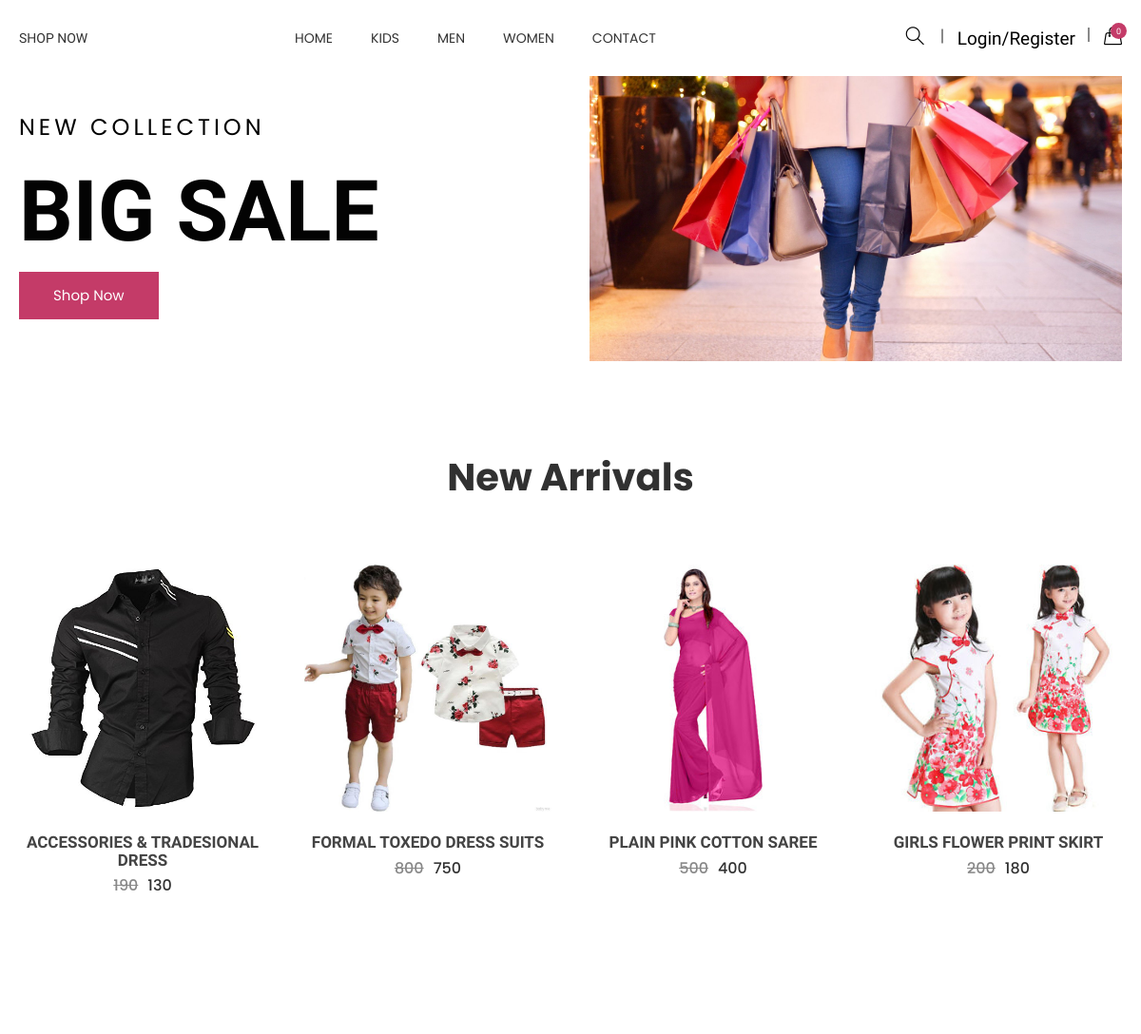
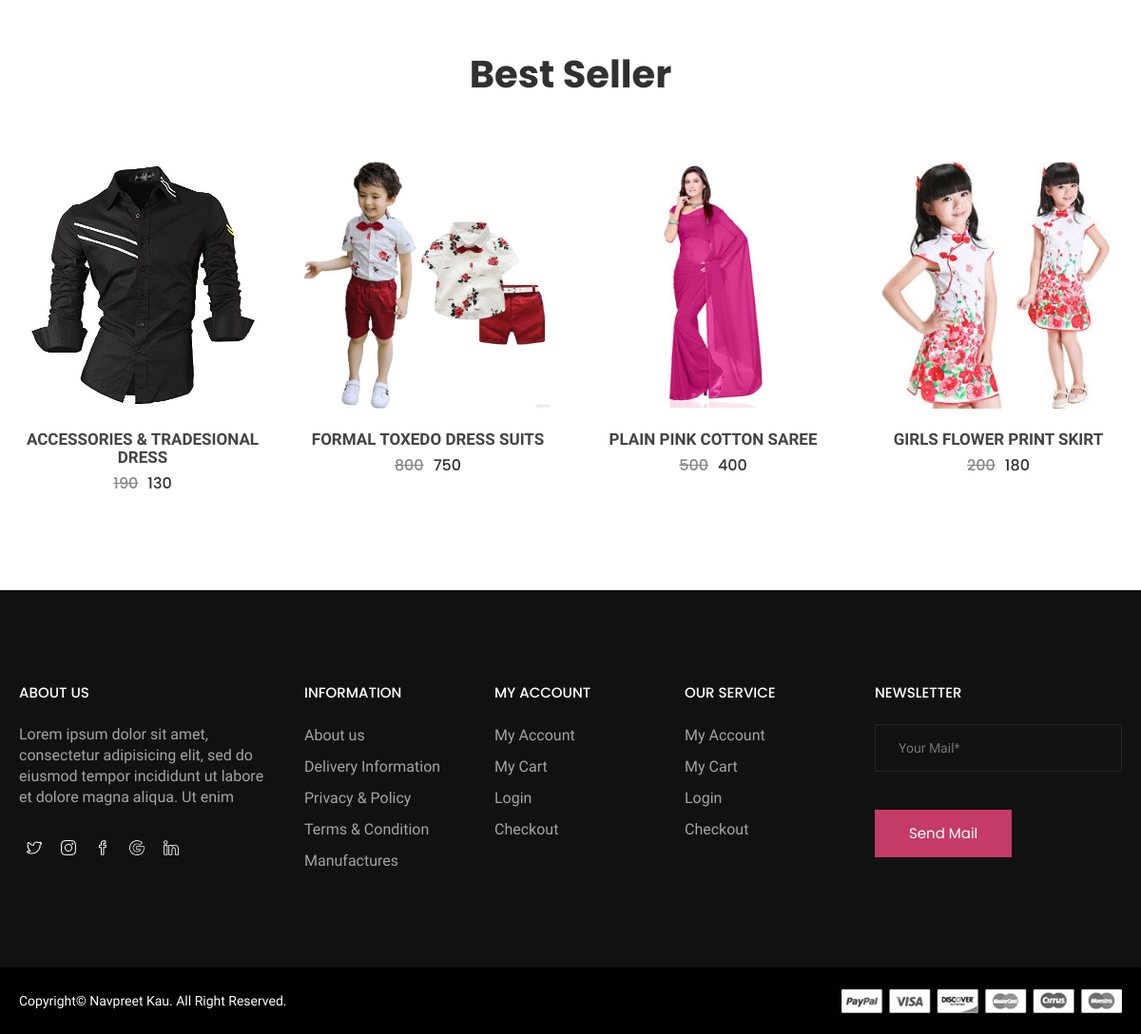
The page / on the database its author committed (2 pictures, top to bottom).
### tables this page shows
CREATE TABLE `categories` (
  `id` int(11) NOT NULL,
  `cat_name` varchar(255) NOT NULL,
  `status` tinyint(4) NOT NULL
);

CREATE TABLE `product` (
  `id` int(11) NOT NULL,
  `cat_id` int(11) NOT NULL,
  `product_name` varchar(255) NOT NULL,
  `product_image` varchar(255) NOT NULL,
  `mrp` float NOT NULL,
  `price` float NOT NULL,
  `qty` int(11) NOT NULL,
  `short_descr` varchar(2000) NOT NULL,
  `descr` text NOT NULL,
  `meta_keyword` varchar(2000) NOT NULL,
  `meta_descr` text NOT NULL,
  `meta_title` varchar(2000) NOT NULL,
  `status` tinyint(4) NOT NULL
);

### add_to_cart.inc.php (called while the page is built, shortened)
<?php
class add_to_cart{
	function totalProduct(){
		if(isset($_SESSION['cart'])){
			return count($_SESSION['cart']);
		}else{
			return 0;
		}
	}
}
?>

### functions.inc.php (called while the page is built, shortened)
<?php
function get_product($con,$limit='',$cat_id='',$product_id='',$search_str='',$sort_order=''){
	$sql="select product.*,categories.cat_name from product,categories where product.status=1 ";
	$sql.=" and product.cat_id=categories.id ";
	if($sort_order!=''){
		$sql.=$sort_order;
	}else{
		$sql.=" order by product.id desc ";
	}
	if($limit!=''){
		$sql.=" limit $limit";
	}
	$res=mysqli_query($con,$sql);
	$data=array();
	while($row=mysqli_fetch_assoc($res)){
		$data[]=$row;
	}
	return $data;
}
?>

### index.php (the view, shortened to what this page needs)
<?php require('top.php')?>
        <div class="slider__container slider--one bg__cat--3">
            <div class="slide__container slider__activation__wrap owl-carousel">
                <div class="single__slide animation__style01 slider__fixed--height">
                    <div class="container">
                        <div class="row align-items__center">
                            <div class="col-md-7 col-sm-7 col-xs-12 col-lg-6">
                                <div class="slide">
                                    <div class="slider__inner">
                                        <h2>New Collection </h2>
                                        <h1>Big Sale</h1>
                                        <div class="cr__btn">
                                            <a href="#new-arrival" id="shop-now">Shop Now</a>
                                        </div>
                                    </div>
                                </div>
                            </div>
                            <div class="col-lg-6 col-sm-5 col-xs-12 col-md-5">
                                <div class="slide__thumb">
                                    <img src="images/slider/shopping.jpg" alt="slider images">
                                </div>
                            </div>
                        </div>
                    </div>
                </div>
            </div>
        </div>
        <section class="htc__category__area ptb--100" id="new-arrival">
            <div class="container">
                <div class="row">
                    <div class="col-xs-12">
                        <div class="section__title--2 text-center">
                            <h2 class="title__line">New Arrivals</h2>
                        </div>
                    </div>
                </div>
                <div class="htc__product__container">
                    <div class="row">
                        <div class="product__list clearfix mt--30">
							<?php
							$get_product=get_product($con,4);
							foreach($get_product as $list){
							?>
                            <div class="col-md-4 col-lg-3 col-sm-4 col-xs-12">
                                <div class="category">
                                    <div class="ht__cat__thumb">
                                        <a href="product.php?id=<?php echo $list['id']?>">
                                            <img src="<?php echo PRODUCT_IMAGE_SITE_PATH.$list['product_image']?>" alt="product images">
                                        </a>
                                    </div>
                                    <div class="fr__hover__info">
										<ul class="product__action">
										</ul>
									</div>
                                    <div class="fr__product__inner">
                                        <h4><a href="product.php?id=<?php echo $list['id']?>"><?php echo $list['product_name']?></a></h4>
                                        <ul class="fr__pro__prize">
                                            <li class="old__prize"><del><?php echo $list['mrp']?></del></li>
                                            <li><?php echo $list['price']?></li>
                                        </ul>
                                    </div>
                                </div>
                            </div>
							<?php } ?>
                        </div>
                    </div>
                </div>
            </div>
        </section>
        <section class="ftr__product__area ptb--100">
            <div class="container">
                <div class="row">
                    <div class="col-xs-12">
                        <div class="section__title--2 text-center">
                            <h2 class="title__line">Best Seller</h2>
                        </div>
                    </div>
                </div>
                <div class="row">
                    <div class="product__list clearfix mt--30">
							<?php
							$get_product=get_product($con,4,'','','','','yes');
							foreach($get_product as $list){
							?>
                            <div class="col-md-4 col-lg-3 col-sm-4 col-xs-12">
                                <div class="category">
                                    <div class="ht__cat__thumb">
                                        <a href="product.php?id=<?php echo $list['id']?>">
                                            <img src="<?php echo PRODUCT_IMAGE_SITE_PATH.$list['product_image']?>" alt="product images">
                                        </a>
                                    </div>
                                    <div class="fr__hover__info">
										<ul class="product__action">
										</ul>
									</div>
                                    <div class="fr__product__inner">
                                        <h4><a href="product.php?id=<?php echo $list['id']?>"><?php echo $list['product_name']?></a></h4>
                                        <ul class="fr__pro__prize">
                                            <li class="old__prize"><del><?php echo $list['mrp']?></del></li>
                                            <li><?php echo $list['price']?></li>
                                        </ul>
                                    </div>
                                </div>
                            </div>
							<?php } ?>
                        </div>
                </div>
            </div>
        </section>
<?php require('footer.php')?>

### top.php (shortened to what this page needs)
<?php
require('connection.inc.php');
require('functions.inc.php');
require('add_to_cart.inc.php');
$cat_res=mysqli_query($con,"select * from categories where status=1 order by cat_name asc");
$cat_arr=array();
while($row=mysqli_fetch_assoc($cat_res)){
	$cat_arr[]=$row;
}
$obj=new add_to_cart();
$totalProduct=$obj->totalProduct();
?>
<!doctype html>
<html class="no-js" lang="en">
<head>
    <link rel="stylesheet" href="css/bootstrap.min.css">
    <link rel="stylesheet" href="css/owl.carousel.min.css">
    <link rel="stylesheet" href="css/owl.theme.default.min.css">
    <link rel="stylesheet" href="css/responsive.css">
    <link rel="stylesheet" href="css/custom.css">
</head>
<body>
    <div class="wrapper">
        <header id="htc__header" class="htc__header__area header--one">
            <div id="sticky-header-with-topbar" class="mainmenu__wrap sticky__header">
                <div class="container">
                    <div class="row">
                        <div class="menumenu__container clearfix">
                            <div class="col-lg-2 col-md-2 col-sm-3 col-xs-5">
                                <div class="logo">
                                     <a href="index.php">SHOP NOW</a>
                                </div>
                            </div>
                            <div class="col-md-7 col-lg-6 col-sm-5 col-xs-3">
                                <nav class="main__menu__nav hidden-xs hidden-sm">
                                    <ul class="main__menu">
                                        <li class="drop"><a href="index.php">Home</a></li>
                                      <?php
											foreach($cat_arr as $list){
												?>
												<li class="drop"><a href="categories.php?id=<?php echo $list['id']?>"><?php echo $list['cat_name']?></a>
											</li>
												<?php
											}
											?>
                                        <li><a href="contact.php">contact</a></li>
                                    </ul>
                                </nav>
                            </div>
                            <div class="col-md-3 col-lg-4 col-sm-4 col-xs-4">
                                <div class="header__right">
									<?php
									$class="mr15";
									?>
									<div class="header__search search search__open <?php echo $class?>">
                                        <a href="#"><i class="icon-magnifier icons"></i></a>
                                    </div>
                                    <div class="header__account">
										<?php if(isset($_SESSION['USER_LOGIN'])){
											?>
											<nav class="navbar navbar-expand-lg navbar-light bg-light" >
											   <button style="visibility:hidden;" class="navbar-toggler" type="button" data-toggle="collapse" data-target="#navbarSupportedContent" aria-controls="navbarSupportedContent" aria-expanded="false" aria-label="Toggle navigation">
												<span class="navbar-toggler-icon"></span>
											  </button>
											  <div class="collapse navbar-collapse" id="navbarSupportedContent">
												<ul class="navbar-nav mr-auto">
												  <li class="nav-item dropdown">
													<a class="nav-link dropdown-toggle" href="#" id="navbarDropdown" role="button" data-toggle="dropdown" aria-haspopup="true" aria-expanded="false">
													  Hi <?php echo $_SESSION['USER_NAME']?>
													</a>
													<div class="dropdown-menu" aria-labelledby="navbarDropdown">
													  <a class="dropdown-item" href="my_order.php">Order</a>
													  <a class="dropdown-item" href="profile.php">Profile</a>
													  <div class="dropdown-divider"></div>
													  <a class="dropdown-item" href="logout.php">Logout</a>
													</div>
												  </li>
												</ul>
											  </div>
											</nav>
											<?php
										}else{
											echo '<a href="login.php" class="mr15">Login/Register</a>';
										}
										?>
                                    </div>
                                    <div class="htc__shopping__cart">
                                        <a href="cart.php"><i class="icon-handbag icons"></i></a>
                                        <a href="cart.php"><span class="htc__qua"><?php echo $totalProduct?></span></a>
                                    </div>
                                </div>
                            </div>
                        </div>
                    </div>
                </div>
            </div>
        </header>

### rows shown on the page
categories: cat_name "KIDS"
categories: cat_name "MEN"
categories: cat_name "WOMEN"
product: product_image (picture), product_name "ACCESSORIES & TRADESIONAL DRESS", mrp "190", price "130"
product: product_image (picture), product_name "FORMAL TOXEDO DRESS SUITS", mrp "800", price "750"
product: product_image (picture), product_name "PLAIN PINK COTTON SAREE", mrp "500", price "400"
product: product_image (picture), product_name "GIRLS FLOWER PRINT SKIRT", mrp "200", price "180"

### other values the page prints
$totalProduct "0"
